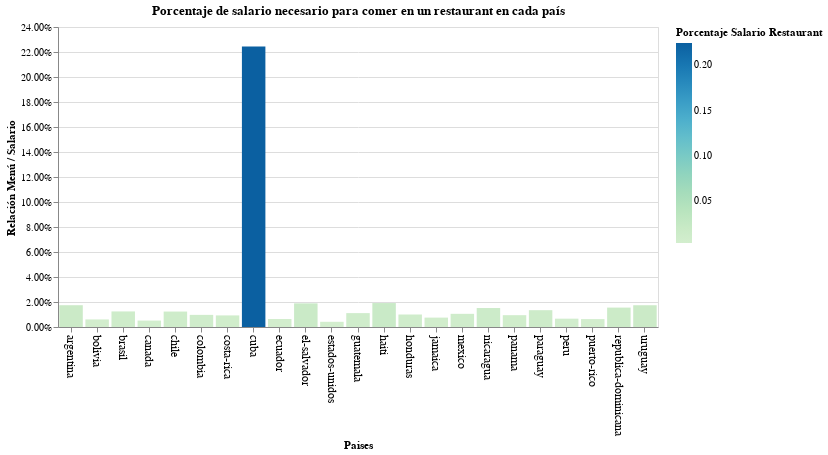

Write notebook code for a chart like this one.
### Code cell
mostrar_porcentaje_salario(df_restaurant)

### Figure 1 — Vega-Lite specification as saved in the notebook (floating-point values rounded to 4 significant figures)
{"config": {"view": {"continuousWidth": 400, "continuousHeight": 300}}, "data": {"name": "data-621736d76fd61e7b74bc1809751545f0"}, "mark": "bar", "encoding": {"color": {"field": "porcentaje salario", "legend": {"title": "Porcentaje Salario Restaurant"}, "scale": {"scheme": "greenblue"}, "type": "quantitative"}, "tooltip": [{"field": "pais", "title": "País", "type": "nominal"}, {"field": "salario", "format": "$,.2f", "title": "Salario", "type": "quantitative"}, {"field": "menu dia", "format": "$,.2f", "title": "Menú del día", "type": "quantitative"}, {"field": "porcentaje salario", "format": ".2%", "title": "Menú del día / Salario", "type": "quantitative"}], "x": {"axis": {"labelAngle": 90, "labelFontSize": 12}, "field": "pais", "title": "Paises", "type": "nominal"}, "y": {"axis": {"format": ".2%", "grid": true, "labelFontSize": 10, "titleAnchor": "middle", "titleAngle": 270}, "field": "porcentaje salario", "scale": {"zero": false}, "title": "Relación Menú / Salario", "type": "quantitative"}}, "title": "Porcentaje de salario necesario para comer en un restaurant en cada país", "width": 600, "$schema": "https://vega.github.io/schema/vega-lite/v4.17.0.json", "datasets": {"data-621736d76fd61e7b74bc1809751545f0": [{"moneda": "ARS", "euro": 116.5, "dolar": 102.7, "salario": 402.2, "poblacion": 40120000.0, "capital": "Buenos Aires", "agua": 0.82, "refresco": 1.11, "cafe": 1.63, "cerveza imp": 1.95, "Cerveza nac": 1.5, "hamburguesa": 6.04, "carta": 29.21, "menu dia": 7.01, "url": "https://preciosmundi.com/argentina/", "pais": "argentina", "porcentaje salario": 0.01743}, {"moneda": "BOB", "euro": 7.793, "dolar": 6.871, "salario": 480.2, "poblacion": 10030000.0, "capital": "Sucre", "agua": 0.71, "refresco": 0.81, "cafe": 2.55, "cerveza imp": 2.91, "Cerveza nac": 2.08, "hamburguesa": 6.55, "carta": 20.23, "menu dia": 2.91, "url": "https://preciosmundi.com/bolivia/", "pais": "bolivia", "porcentaje salario": 0.006059}, {"moneda": "BRL", "euro": 6.318, "dolar": 5.572, "salario": 359.0, "poblacion": 201000000.0, "capital": "Brasilia", "agua": 0.54, "refresco": 0.88, "cafe": 1.29, "cerveza imp": 2.67, "Cerveza nac": 1.44, "hamburguesa": 5.37, "carta": 21.36, "menu dia": 4.47, "url": "https://preciosmundi.com/brasil/", "pais": "brasil", "porcentaje salario": 0.01245}, {"moneda": "CAD", "euro": 1.437, "dolar": 1.267, "salario": 2763.0, "poblacion": 35160000.0, "capital": "Ottawa", "agua": 1.45, "refresco": 1.8, "cafe": 3.47, "cerveza imp": 5.92, "Cerveza nac": 4.74, "hamburguesa": 8.68, "carta": 59.2, "menu dia": 14.21, "url": "https://preciosmundi.com/canada/", "pais": "canada", "porcentaje salario": 0.005144}, {"moneda": "CLP", "euro": 966.2, "dolar": 852.0, "salario": 569.7, "poblacion": 16630000.0, "capital": "Santiago", "agua": 0.99, "refresco": 1.17, "cafe": 2.35, "cerveza imp": 3.52, "Cerveza nac": 2.93, "hamburguesa": 5.87, "carta": 43.43, "menu dia": 7.04, "url": "https://preciosmundi.com/chile/", "pais": "chile", "porcentaje salario": 0.01236}, {"moneda": "COP", "euro": 4610.0, "dolar": 4065.0, "salario": 304.0, "poblacion": 47390000.0, "capital": "Bogotá", "agua": 0.52, "refresco": 0.66, "cafe": 1.08, "cerveza imp": 1.72, "Cerveza nac": 0.91, "hamburguesa": 4.43, "carta": 17.22, "menu dia": 2.95, "url": "https://preciosmundi.com/colombia/", "pais": "colombia", "porcentaje salario": 0.009705}, {"moneda": "CRC", "euro": 725.5, "dolar": 639.7, "salario": 758.0, "poblacion": 4652000.0, "capital": "San José", "agua": 1.36, "refresco": 1.53, "cafe": 2.5, "cerveza imp": 3.91, "Cerveza nac": 2.34, "hamburguesa": 7.03, "carta": 39.08, "menu dia": 7.03, "url": "https://preciosmundi.com/costa-rica/", "pais": "costa-rica", "porcentaje salario": 0.009275}, {"moneda": "CUC", "euro": 1.134, "dolar": 1.0, "salario": 31.2, "poblacion": 11240000.0, "capital": "La Habana", "agua": 1.34, "refresco": 2.32, "cafe": 1.46, "cerveza imp": 2.49, "Cerveza nac": 2.0, "hamburguesa": 5.3, "carta": 27.5, "menu dia": 7.0, "url": "https://preciosmundi.com/cuba/", "pais": "cuba", "porcentaje salario": 0.2244}, {"moneda": "USD", "euro": 1.134, "dolar": 1.0, "salario": 470.0, "poblacion": 15760000.0, "capital": "Quito", "agua": 0.58, "refresco": 0.77, "cafe": 2.32, "cerveza imp": 3.8, "Cerveza nac": 2.0, "hamburguesa": 6.0, "carta": 30.0, "menu dia": 3.0, "url": "https://preciosmundi.com/ecuador/", "pais": "ecuador", "porcentaje salario": 0.006383}, {"moneda": "USD", "euro": 1.134, "dolar": 1.0, "salario": 370.0, "poblacion": 6328000.0, "capital": "San Salvador", "agua": 0.69, "refresco": 0.67, "cafe": 2.68, "cerveza imp": 3.0, "Cerveza nac": 1.5, "hamburguesa": 6.0, "carta": 30.0, "menu dia": 7.0, "url": "https://preciosmundi.com/el-salvador/", "pais": "el-salvador", "porcentaje salario": 0.01892}, {"moneda": "USD", "euro": 1.134, "dolar": 1.0, "salario": 3600.0, "poblacion": 316000000.0, "capital": "Washington D. C.", "agua": 1.56, "refresco": 1.95, "cafe": 4.4, "cerveza imp": 6.0, "Cerveza nac": 5.0, "hamburguesa": 8.0, "carta": 60.0, "menu dia": 15.0, "url": "https://preciosmundi.com/estados-unidos/", "pais": "estados-unidos", "porcentaje salario": 0.004167}, {"moneda": "GTQ", "euro": 8.722, "dolar": 7.691, "salario": 468.1, "poblacion": 15770000.0, "capital": "Ciudad de Guatemala", "agua": 0.68, "refresco": 0.95, "cafe": 2.24, "cerveza imp": 2.6, "Cerveza nac": 1.95, "hamburguesa": 5.85, "carta": 32.51, "menu dia": 5.2, "url": "https://preciosmundi.com/guatemala/", "pais": "guatemala", "porcentaje salario": 0.01111}, {"moneda": "HTG", "euro": 113.3, "dolar": 99.93, "salario": 783.5, "poblacion": 9800000.0, "capital": "Puerto Príncipe", "agua": 2.4, "refresco": 1.61, "cafe": 3.8, "cerveza imp": 5.5, "Cerveza nac": 4.0, "hamburguesa": 15.01, "carta": 65.05, "menu dia": 15.01, "url": "https://preciosmundi.com/haiti/", "pais": "haiti", "porcentaje salario": 0.01916}, {"moneda": "HNL", "euro": 27.72, "dolar": 24.44, "salario": 499.2, "poblacion": 8555000.0, "capital": "Tegucigalpa", "agua": 0.72, "refresco": 0.9, "cafe": 1.66, "cerveza imp": 2.95, "Cerveza nac": 1.82, "hamburguesa": 6.01, "carta": 24.96, "menu dia": 4.99, "url": "https://preciosmundi.com/honduras/", "pais": "honduras", "porcentaje salario": 0.009997}, {"moneda": "JMD", "euro": 174.0, "dolar": 153.4, "salario": 606.8, "poblacion": 2736000.0, "capital": "Kingston", "agua": 0.69, "refresco": 0.89, "cafe": 2.54, "cerveza imp": 2.61, "Cerveza nac": 1.96, "hamburguesa": 5.21, "carta": 42.37, "menu dia": 4.56, "url": "https://preciosmundi.com/jamaica/", "pais": "jamaica", "porcentaje salario": 0.007515}, {"moneda": "MXN", "euro": 23.24, "dolar": 20.5, "salario": 556.2, "poblacion": 112300000.0, "capital": "Ciudad de México", "agua": 0.63, "refresco": 0.85, "cafe": 2.26, "cerveza imp": 2.93, "Cerveza nac": 1.46, "hamburguesa": 5.86, "carta": 29.28, "menu dia": 5.86, "url": "https://preciosmundi.com/mexico/", "pais": "mexico", "porcentaje salario": 0.01054}, {"moneda": "NIO", "euro": 40.01, "dolar": 35.28, "salario": 263.6, "poblacion": 6071000.0, "capital": "Managua", "agua": 0.78, "refresco": 0.83, "cafe": 2.13, "cerveza imp": 2.49, "Cerveza nac": 1.21, "hamburguesa": 5.95, "carta": 26.07, "menu dia": 4.0, "url": "https://preciosmundi.com/nicaragua/", "pais": "nicaragua", "porcentaje salario": 0.01518}, {"moneda": "USD", "euro": 1.134, "dolar": 1.0, "salario": 740.0, "poblacion": 3406000.0, "capital": "Panamá", "agua": 1.12, "refresco": 1.43, "cafe": 2.95, "cerveza imp": 3.0, "Cerveza nac": 2.0, "hamburguesa": 7.0, "carta": 45.0, "menu dia": 7.0, "url": "https://preciosmundi.com/panama/", "pais": "panama", "porcentaje salario": 0.009459}, {"moneda": "PYG", "euro": 7776.0, "dolar": 6856.0, "salario": 325.6, "poblacion": 6673000.0, "capital": "Asunción", "agua": 0.48, "refresco": 0.86, "cafe": 1.76, "cerveza imp": 1.75, "Cerveza nac": 1.46, "hamburguesa": 4.45, "carta": 21.88, "menu dia": 4.38, "url": "https://preciosmundi.com/paraguay/", "pais": "paraguay", "porcentaje salario": 0.01345}, {"moneda": "PEN", "euro": 4.51, "dolar": 3.977, "salario": 377.2, "poblacion": 30480000.0, "capital": "Lima", "agua": 0.44, "refresco": 0.62, "cafe": 2.14, "cerveza imp": 3.02, "Cerveza nac": 1.79, "hamburguesa": 4.53, "carta": 17.6, "menu dia": 2.51, "url": "https://preciosmundi.com/peru/", "pais": "peru", "porcentaje salario": 0.006655}, {"moneda": "USD", "euro": 1.134, "dolar": 1.0, "salario": 1900.0, "poblacion": 3707000.0, "capital": "San Juan", "agua": 1.12, "refresco": 1.22, "cafe": 2.79, "cerveza imp": 3.0, "Cerveza nac": 2.0, "hamburguesa": 7.1, "carta": 58.0, "menu dia": 12.0, "url": "https://preciosmundi.com/puerto-rico/", "pais": "puerto-rico", "porcentaje salario": 0.006316}, {"moneda": "DOP", "euro": 64.65, "dolar": 57.01, "salario": 338.5, "poblacion": 10090000.0, "capital": "Santo Domingo", "agua": 0.63, "refresco": 0.88, "cafe": 1.79, "cerveza imp": 4.39, "Cerveza nac": 2.46, "hamburguesa": 6.67, "carta": 35.08, "menu dia": 5.26, "url": "https://preciosmundi.com/republica-dominicana/", "pais": "republica-dominicana", "porcentaje salario": 0.01554}, {"moneda": "UYU", "euro": 50.42, "dolar": 44.46, "salario": 607.2, "poblacion": 3286000.0, "capital": "Montevideo", "agua": 1.26, "refresco": 1.66, "cafe": 2.9, "cerveza imp": 3.35, "Cerveza nac": 3.35, "hamburguesa": 7.87, "carta": 40.48, "menu dia": 10.57, "url": "https://preciosmundi.com/uruguay/", "pais": "uruguay", "porcentaje salario": 0.01741}]}}
